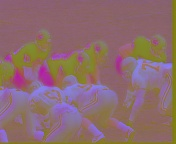
#> input picture University projects/Video processing/project2/python code/P1/combined_yuv_frame.jpg, 176 x 144 px
$ python format.py
#> lines starting #> are read from the running program, lines starting #| are printed output that depends on the picture


import cv2

# Read the original image
original_image = cv2.imread("combined_yuv_frame.jpg")
#> original_image is the input picture: shape (144, 176, 3); mean B, G, R 109.3, 107.1, 139.7

# Convert the original image to YUV and YCbCr color spaces
yuv_image = cv2.cvtColor(original_image, cv2.COLOR_BGR2YUV)
#> yuv_image: shape (144, 176, 3); mean of channels 0, 1, 2 117.1, 124.2, 147.9
ycbcr_image = cv2.cvtColor(original_image, cv2.COLOR_BGR2YCrCb)
#> ycbcr_image: shape (144, 176, 3); mean of channels 0, 1, 2 117.1, 144.1, 123.6

# Perform 4:2:2 color sampling by subsampling chrominance horizontally
yuv_422 = yuv_image.copy()
yuv_422[:, 1::2, 1:] = yuv_422[:, ::2, 1:]
#> yuv_422: shape (144, 176, 3); mean of channels 0, 1, 2 117.1, 124.4, 148

ycbcr_422 = ycbcr_image.copy()
ycbcr_422[:, 1::2, 1:] = ycbcr_422[:, ::2, 1:]
#> ycbcr_422: shape (144, 176, 3); mean of channels 0, 1, 2 117.1, 144.1, 123.8

# Perform 4:1:1 color sampling by subsampling chrominance horizontally and vertically
yuv_411 = yuv_image.copy()
yuv_411[:, ::2, 1:] = yuv_411[:, ::2, 1::2]
#> yuv_411: shape (144, 176, 3); mean of channels 0, 1, 2 117.1, 124.2, 136.1

ycbcr_411 = ycbcr_image.copy()
ycbcr_411[:, ::2, 1:] = ycbcr_411[:, ::2, 1::2]
#> ycbcr_411: shape (144, 176, 3); mean of channels 0, 1, 2 117.1, 144.1, 133.8

# Perform 4:2:0 color sampling by subsampling chrominance horizontally and vertically
yuv_420 = yuv_image.copy()
yuv_420[1::2, :, 1:] = yuv_420[::2, :, 1:]
#> yuv_420: shape (144, 176, 3); mean of channels 0, 1, 2 117.1, 124.4, 147.9

ycbcr_420 = ycbcr_image.copy()
ycbcr_420[1::2, :, 1:] = ycbcr_420[::2, :, 1:]
#> ycbcr_420: shape (144, 176, 3); mean of channels 0, 1, 2 117.1, 144.1, 123.7

# Display or save the subsampled images
cv2.imshow("YUV 4:2:2", cv2.cvtColor(yuv_422, cv2.COLOR_YUV2BGR))
cv2.imshow("YCbCr 4:2:2", cv2.cvtColor(ycbcr_422, cv2.COLOR_YCrCb2BGR))

# Display or save the subsampled images
cv2.imshow("YUV 4:1:1", cv2.cvtColor(yuv_411, cv2.COLOR_YUV2BGR))
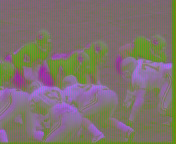
#> window 'YUV 4:1:1': shape (144, 176, 3); mean B, G, R 109.5, 113.9, 126.4
cv2.imshow("YCbCr 4:1:1", cv2.cvtColor(ycbcr_411, cv2.COLOR_YCrCb2BGR))
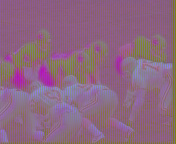
#> window 'YCbCr 4:1:1': shape (144, 176, 3); mean B, G, R 127.4, 103.6, 139.7

# Display or save the subsampled images
cv2.imshow("YUV 4:2:0", cv2.cvtColor(yuv_420, cv2.COLOR_YUV2BGR))
cv2.imshow("YCbCr 4:2:0", cv2.cvtColor(ycbcr_420, cv2.COLOR_YCrCb2BGR))


# Save the subsampled images
cv2.imwrite("yuv_4:2:2.jpg", cv2.cvtColor(yuv_422, cv2.COLOR_YUV2BGR))
cv2.imwrite("ycbcr_4:2:2.jpg", cv2.cvtColor(ycbcr_422, cv2.COLOR_YCrCb2BGR))

cv2.imwrite("yuv_4:1:1.jpg", cv2.cvtColor(yuv_411, cv2.COLOR_YUV2BGR))
cv2.imwrite("ycbcr_4:1:1.jpg", cv2.cvtColor(ycbcr_411, cv2.COLOR_YCrCb2BGR))

cv2.imwrite("yuv_4:2:0.jpg", cv2.cvtColor(yuv_420, cv2.COLOR_YUV2BGR))
cv2.imwrite("ycbcr_4:2:0.jpg", cv2.cvtColor(ycbcr_420, cv2.COLOR_YCrCb2BGR))

print("Images saved successfully.")

cv2.waitKey(0)
cv2.destroyAllWindows()
